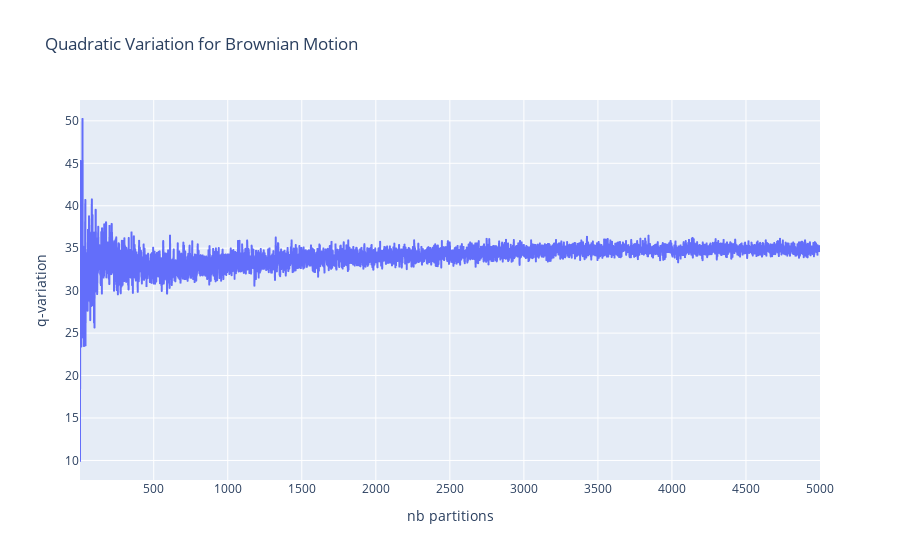

This figure's notebook cell:
### Code cell
fig = px.line(df_result_random, x='nb partitions',y='q-variation', title='Quadratic Variation for Brownian Motion')
fig.show()

### Figure 1 — Plotly figure (JSON) as saved in the notebook; plotly's stock layout.template omitted (floating-point values rounded to 4 significant figures; data arrays with more than 128 entries replaced by an {"elided": "..."} marker saying what was removed)
{"data": [{"hovertemplate": "nb partitions=%{x}<br>q-variation=%{y}<extra></extra>", "legendgroup": "", "line": {"color": "#636efa", "dash": "solid"}, "marker": {"symbol": "circle"}, "mode": "lines", "name": "", "showlegend": false, "type": "scattergl", "x": {"elided": "4999 int values"}, "xaxis": "x", "y": {"elided": "4999 float values"}, "yaxis": "y"}], "layout": {"legend": {"tracegroupgap": 0}, "title": {"text": "Quadratic Variation for Brownian Motion"}, "xaxis": {"anchor": "y", "domain": [0, 1], "title": {"text": "nb partitions"}}, "yaxis": {"anchor": "x", "domain": [0, 1], "title": {"text": "q-variation"}}}}
